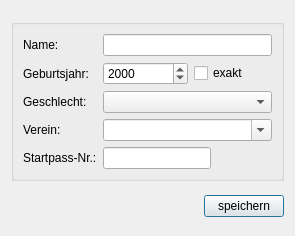
<?xml version="1.0" encoding="UTF-8"?>
<ui version="4.0">
 <class>AthleteDialog</class>
 <widget class="QDialog" name="AthleteDialog">
  <property name="geometry">
   <rect>
    <x>0</x>
    <y>0</y>
    <width>295</width>
    <height>236</height>
   </rect>
  </property>
  <property name="sizePolicy">
   <sizepolicy hsizetype="Fixed" vsizetype="Fixed">
    <horstretch>0</horstretch>
    <verstretch>0</verstretch>
   </sizepolicy>
  </property>
  <property name="windowTitle">
   <string>TurnFix - Teilnehmerdaten</string>
  </property>
  <property name="windowIcon">
   <iconset resource="../resources/TurnFix.qrc">
    <normaloff>:/appicons/icon.png</normaloff>:/appicons/icon.png</iconset>
  </property>
  <layout class="QGridLayout" name="gridLayout">
   <item row="0" column="0">
    <widget class="QGroupBox" name="groupBox">
     <property name="sizePolicy">
      <sizepolicy hsizetype="Expanding" vsizetype="Fixed">
       <horstretch>0</horstretch>
       <verstretch>0</verstretch>
      </sizepolicy>
     </property>
     <property name="title">
      <string/>
     </property>
     <layout class="QGridLayout" name="gridLayout_2">
      <item row="0" column="0">
       <widget class="QLabel" name="label">
        <property name="text">
         <string>Name:</string>
        </property>
       </widget>
      </item>
      <item row="1" column="0">
       <widget class="QLabel" name="label_2">
        <property name="text">
         <string>Geburtsjahr:</string>
        </property>
       </widget>
      </item>
      <item row="2" column="0">
       <widget class="QLabel" name="label_3">
        <property name="text">
         <string>Geschlecht:</string>
        </property>
       </widget>
      </item>
      <item row="3" column="0">
       <widget class="QLabel" name="label_4">
        <property name="text">
         <string>Verein:</string>
        </property>
       </widget>
      </item>
      <item row="4" column="0">
       <widget class="QLabel" name="label_5">
        <property name="text">
         <string>Startpass-Nr.:</string>
        </property>
       </widget>
      </item>
      <item row="3" column="1" colspan="2">
       <widget class="QComboBox" name="cmb_club">
        <property name="sizePolicy">
         <sizepolicy hsizetype="Expanding" vsizetype="Fixed">
          <horstretch>0</horstretch>
          <verstretch>0</verstretch>
         </sizepolicy>
        </property>
        <property name="editable">
         <bool>true</bool>
        </property>
       </widget>
      </item>
      <item row="1" column="1">
       <widget class="QDateEdit" name="dae_year">
        <property name="sizePolicy">
         <sizepolicy hsizetype="Fixed" vsizetype="Fixed">
          <horstretch>0</horstretch>
          <verstretch>0</verstretch>
         </sizepolicy>
        </property>
        <property name="minimumSize">
         <size>
          <width>85</width>
          <height>0</height>
         </size>
        </property>
        <property name="displayFormat">
         <string>yyyy</string>
        </property>
       </widget>
      </item>
      <item row="2" column="1" colspan="2">
       <widget class="QComboBox" name="cmb_sex"/>
      </item>
      <item row="4" column="1" colspan="2">
       <widget class="QLineEdit" name="txt_id">
        <property name="sizePolicy">
         <sizepolicy hsizetype="Fixed" vsizetype="Fixed">
          <horstretch>0</horstretch>
          <verstretch>0</verstretch>
         </sizepolicy>
        </property>
        <property name="inputMask">
         <string>000000000000000000</string>
        </property>
       </widget>
      </item>
      <item row="0" column="1" colspan="2">
       <widget class="QLineEdit" name="txt_name"/>
      </item>
      <item row="1" column="2">
       <widget class="QCheckBox" name="chk_dat">
        <property name="sizePolicy">
         <sizepolicy hsizetype="Expanding" vsizetype="Fixed">
          <horstretch>0</horstretch>
          <verstretch>0</verstretch>
         </sizepolicy>
        </property>
        <property name="text">
         <string>exakt</string>
        </property>
       </widget>
      </item>
     </layout>
    </widget>
   </item>
   <item row="1" column="0">
    <widget class="QPushButton" name="but_save">
     <property name="sizePolicy">
      <sizepolicy hsizetype="Fixed" vsizetype="Fixed">
       <horstretch>0</horstretch>
       <verstretch>0</verstretch>
      </sizepolicy>
     </property>
     <property name="layoutDirection">
      <enum>Qt::RightToLeft</enum>
     </property>
     <property name="text">
      <string>speichern</string>
     </property>
    </widget>
   </item>
  </layout>
 </widget>
 <tabstops>
  <tabstop>txt_name</tabstop>
  <tabstop>dae_year</tabstop>
  <tabstop>cmb_sex</tabstop>
  <tabstop>cmb_club</tabstop>
  <tabstop>txt_id</tabstop>
  <tabstop>but_save</tabstop>
 </tabstops>
 <resources>
  <include location="../resources/TurnFix.qrc"/>
 </resources>
 <connections/>
</ui>
